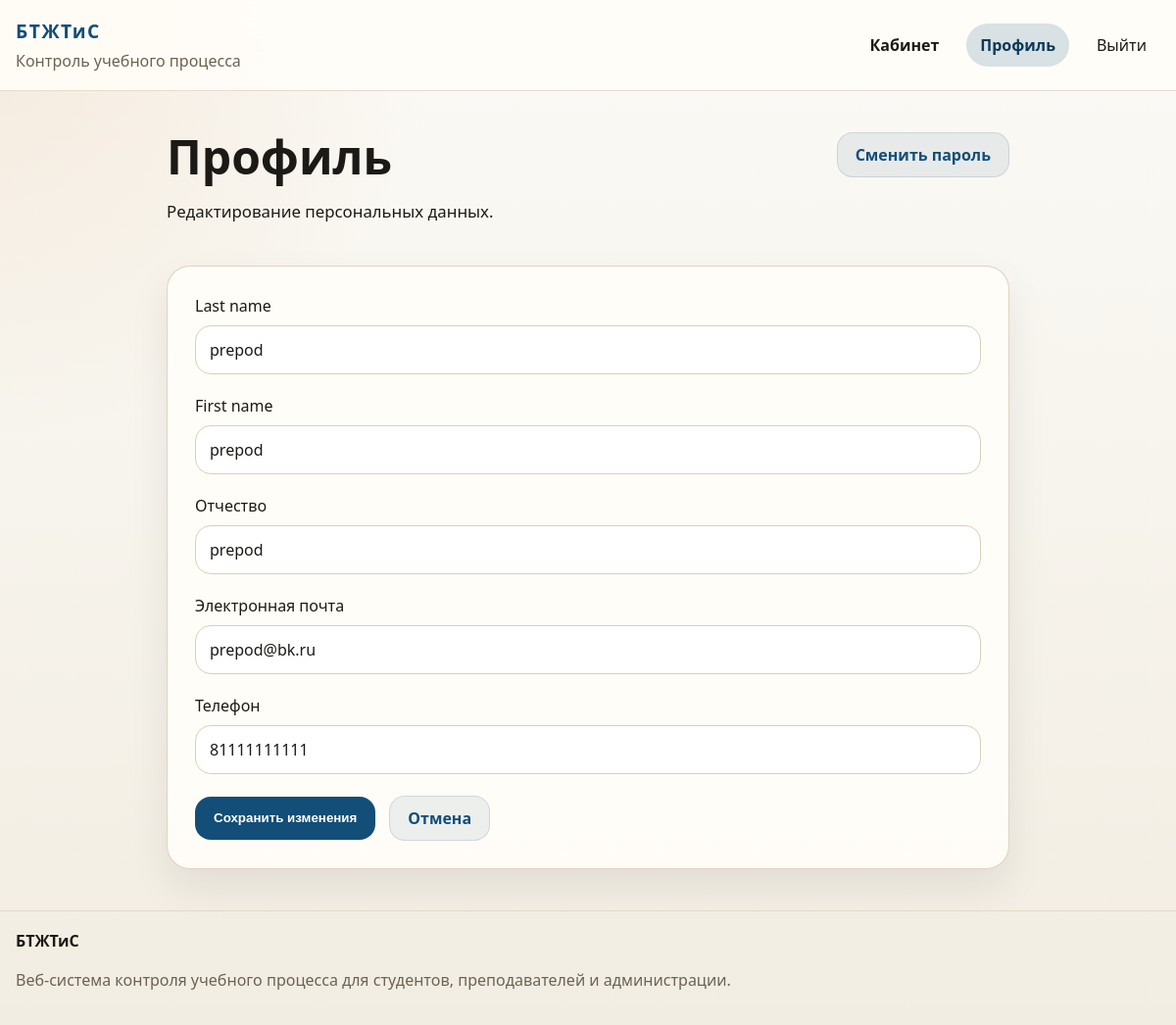
/profile/ (signed in), run on the app's committed database.
### education/models.py (models this page shows, shortened)
class User(AbstractUser):
    class Role(models.TextChoices):
        STUDENT = ROLE_STUDENT, "Студент"
        TEACHER = ROLE_TEACHER, "Преподаватель"
        ADMINISTRATOR = ROLE_ADMINISTRATOR, "Администратор"
    email = models.EmailField("Электронная почта", unique=True, blank=True, null=True)
    middle_name = models.CharField("Отчество", max_length=150, blank=True)
    phone = models.CharField("Телефон", max_length=32, blank=True)
    role = models.CharField(
        "Роль",
        max_length=20,
        choices=Role.choices,
        default=Role.STUDENT,
    )
    academic_group = models.ForeignKey(
        "AcademicGroup",
        on_delete=models.SET_NULL,
        related_name="students",
        blank=True,
        null=True,
        db_column="group_id",
        verbose_name="Учебная группа",
    )
    REQUIRED_FIELDS = ["first_name", "last_name"]
    objects = UserManager()
    class Meta:
        db_table = "users"
        ordering = ["last_name", "first_name", "username"]
        verbose_name = "Пользователь"
        verbose_name_plural = "Пользователи"
    @property
    def is_teacher(self):
        return self.role == self.Role.TEACHER
    @property
    def is_administrator(self):
        return self.role == self.Role.ADMINISTRATOR or self.is_superuser

### education/views.py (the view)
# urls.py: path("profile/", views.profile_edit, name="profile_edit"),
@login_required
def profile_edit(request):
    if request.method == "POST":
        form = ProfileForm(request.POST, request.FILES, instance=request.user)
        if form.is_valid():
            form.save()
            log_activity(
                request,
                request.user,
                ActivityLog.ActionType.PROFILE,
                "Пользователь обновил профиль",
            )
            messages.success(request, "Профиль обновлён.")
            return redirect(dashboard_url_for(request.user))
    else:
        form = ProfileForm(instance=request.user)
    return render(
        request,
        "education/form_page.html",
        {
            "title": "Профиль",
            "subtitle": "Редактирование персональных данных.",
            "form": form,
            "submit_label": "Сохранить изменения",
            "cancel_url": dashboard_url_for(request.user),
            "show_password_change": True,
        },
    )

### education/forms.py (shortened to what this page needs)
class ProfileForm(StyledFormMixin, forms.ModelForm):
    class Meta:
        model = User
        fields = (
            "last_name",
            "first_name",
            "middle_name",
            "email",
            "phone",
        )

### education/context_processors.py (called while the page is built)
def site_meta(request):
    view_name = getattr(getattr(request, "resolver_match", None), "view_name", "")
    meta = DEFAULT_META | ROUTE_META.get(view_name, {})
    meta["url"] = request.build_absolute_uri()
    meta["image"] = request.build_absolute_uri(static("education/img/og-cover.svg"))
    meta["og_title"] = meta["title"]
    return {
        "site_meta": meta,
        "current_view_name": view_name,
    }

### education/forms.py (called while the page is built)
def apply_form_styles(form):
    for field in form.fields.values():
        widget = field.widget
        css_class = widget.attrs.get("class", "")
        if isinstance(widget, forms.CheckboxInput):
            widget.attrs["class"] = f"{css_class} form-check-input".strip()
        elif isinstance(widget, (forms.Select, forms.SelectMultiple)):
            widget.attrs["class"] = f"{css_class} form-select".strip()
            if isinstance(widget, forms.SelectMultiple):
                widget.attrs.setdefault("size", 6)
        elif isinstance(widget, forms.FileInput):
            widget.attrs["class"] = f"{css_class} form-control form-control-file".strip()
        else:
            widget.attrs["class"] = f"{css_class} form-control".strip()

### education/utils.py (called while the page is built)
def dashboard_url_for(user):
    if getattr(user, "is_administrator", False):
        return "education:admin_dashboard"
    if getattr(user, "is_teacher", False):
        return "education:teacher_dashboard"
    return "education:student_dashboard"

### templates/education/form_page.html (shortened to what this page needs)
{% extends "base.html" %}
{% block content %}
<section class="section">
    <div class="container narrow">
        <header class="page-head{% if show_password_change %} page-head-inline{% endif %}">
            <div>
                <h1>{{ title }}</h1>
                {% if subtitle %}<p>{{ subtitle }}</p>{% endif %}
            </div>
            {% if show_password_change %}
                <div class="head-actions">
                    <a class="btn btn-secondary" href="{% url 'password_change' %}">Сменить пароль</a>
                </div>
            {% endif %}
        </header>
        <div class="panel">
            <form method="post" enctype="multipart/form-data" class="stack-form{% if uniform_field_sizes %} uniform-field-sizes{% endif %}{% if formset %} question-editor-form{% endif %}">
                <div class="form-grid{% if single_column_form or title == 'Редактирование пользователя' %} single-column{% endif %}">
                    {% for field in form.visible_fields %}
                        <div class="form-field {% if field.field.widget.input_type == 'checkbox' %}is-checkbox{% endif %}" data-field-name="{{ field.name }}">
                            {% if field.field.widget.input_type == 'checkbox' %}
                                <label class="checkbox-line">
                                    {{ field }}
                                    <span>{{ field.label }}</span>
                                </label>
                            {% else %}
                                <label for="{{ field.id_for_label }}">{{ field.label }}</label>
                                {{ field }}
                            {% endif %}
                        </div>
                    {% endfor %}
                </div>
                <div class="form-actions">
                    <button type="submit" class="btn btn-primary">{{ submit_label|default:"Сохранить" }}</button>
                    {% if cancel_url %}
                        {% if cancel_kwargs %}
                            <a href="{% url cancel_url cancel_kwargs.pk %}" class="btn btn-secondary">{{ cancel_label|default:"Отмена" }}</a>
                        {% else %}
                            <a href="{% url cancel_url %}" class="btn btn-secondary">{{ cancel_label|default:"Отмена" }}</a>
                        {% endif %}
                    {% endif %}
                </div>
            </form>
        </div>
    </div>
</section>
{% endblock %}

### static/education/css/styles.css (style rules this page uses)
:root { --bg: #f6f4ee; --surface: #fffdf8; --surface-alt: #efe8d9; --border: #dccfb9; --text: #1c1a16; --muted: #6c6254; --primary: #124e78; --primary-dark: #0d3958; --accent: #cb7c2f; --danger: #a63d40; --success: #216869; --shadow: 0 18px 40px rgba(28, 26, 22, 0.08); --radius: 24px; }
html { min-width: 320px; }
*, *::before, *::after { box-sizing: border-box; }
:where(*, *::before, *::after) { min-width: 0; }
body { margin: 0; min-height: 100svh; display: flex; flex-direction: column; font-family: "Segoe UI", Tahoma, Geneva, Verdana, sans-serif; background: radial-gradient(circle at top left, rgba(203, 124, 47, 0.12), transparent 28%), linear-gradient(180deg, #fbfaf6 0%, #f2ede2 100%); color: var(--text); line-height: 1.5; overflow-wrap: break-word; }
a { color: inherit; text-decoration: none; text-decoration-skip-ink: auto; }
:where(a, button, input, select, textarea):focus-visible { outline: 3px solid rgba(18, 78, 120, 0.25); outline-offset: 3px; }
:where(h1, h2, h3, .brand-text, .table-muted, .quick-link) { overflow-wrap: anywhere; }
:where(.btn, .nav-button, .main-nav a, .quick-link, .pill) { max-width: 100%; min-height: 44px; line-height: 1.25; text-align: center; white-space: normal; }
.container { width: min(1180px, calc(100% - 32px)); margin: 0 auto; }
.narrow { width: min(860px, calc(100% - 32px)); }
.header-inner, .footer-inner, .page-head-inline, .head-actions, .main-nav, .hero-actions, .hero-note, .quick-links, .test-meta, .test-actions, .filters-row, .filters-actions, .actions-cell, .checkbox-line, .form-actions, .log-item, .answer-row { display: flex; align-items: center; gap: 14px; }
.head-actions, .hero-actions, .test-actions, .filters-actions, .form-actions, .actions-cell { flex-wrap: wrap; }
.section, .hero { padding: 42px 0; }
.hero-grid, .dashboard-grid, .cards-grid, .stat-grid, .stats-strip, .stats-strip-wide, .form-grid, .formset-grid { display: grid; gap: 20px; }
.hero h1, .page-head h1 { margin: 0 0 12px; font-size: clamp(2rem, 4vw, 3.6rem); line-height: 1.05; }
.hero-text, .page-head p { font-size: 1.05rem; line-height: 1.7; max-width: 760px; }
.hero-panel, .panel, .feature-card, .mini-stat, .stat-card, .details-card { background: rgba(255, 253, 248, 0.94); border: 1px solid rgba(220, 207, 185, 0.9); border-radius: var(--radius); box-shadow: var(--shadow); }
.hero-panel, .panel { padding: 28px; }
:where(.section-head, .page-head) > :last-child { margin-bottom: 0; }
.btn { display: inline-flex; justify-content: center; align-items: center; gap: 8px; padding: 12px 18px; border-radius: 16px; border: 1px solid transparent; font-weight: 700; cursor: pointer; overflow-wrap: anywhere; transition: transform 0.2s ease, box-shadow 0.2s ease, background 0.2s ease; }
.btn-primary { background: var(--primary); color: #fff; }
.btn-secondary { background: rgba(18, 78, 120, 0.08); color: var(--primary); border-color: rgba(18, 78, 120, 0.14); }
.page-head { margin-bottom: 24px; }
.page-head-inline { justify-content: space-between; align-items: flex-start; }
.stack-form { display: grid; gap: 22px; }
.form-grid { grid-template-columns: 1fr; }
.form-field { display: grid; gap: 8px; }
.form-control, .form-select, input[type="password"], input[type="text"], input[type="email"] { width: 100%; padding: 12px 14px; border-radius: 16px; border: 1px solid var(--border); background: #fff; color: var(--text); font: inherit; }

### data on the page
User: visible_fields "prepod" "prepod" "prepod" "prepod@bk.ru" "81111111111"

### other printed values
{{ title }} "Профиль"
{{ subtitle }} "Редактирование персональных данных."
{{ field.label }} "Last name" "First name" "Отчество" "Электронная почта" "Телефон"
{{ submit_label|default:"Сохранить" }} "Сохранить изменения"
{{ cancel_label|default:"Отмена" }} "Отмена"
